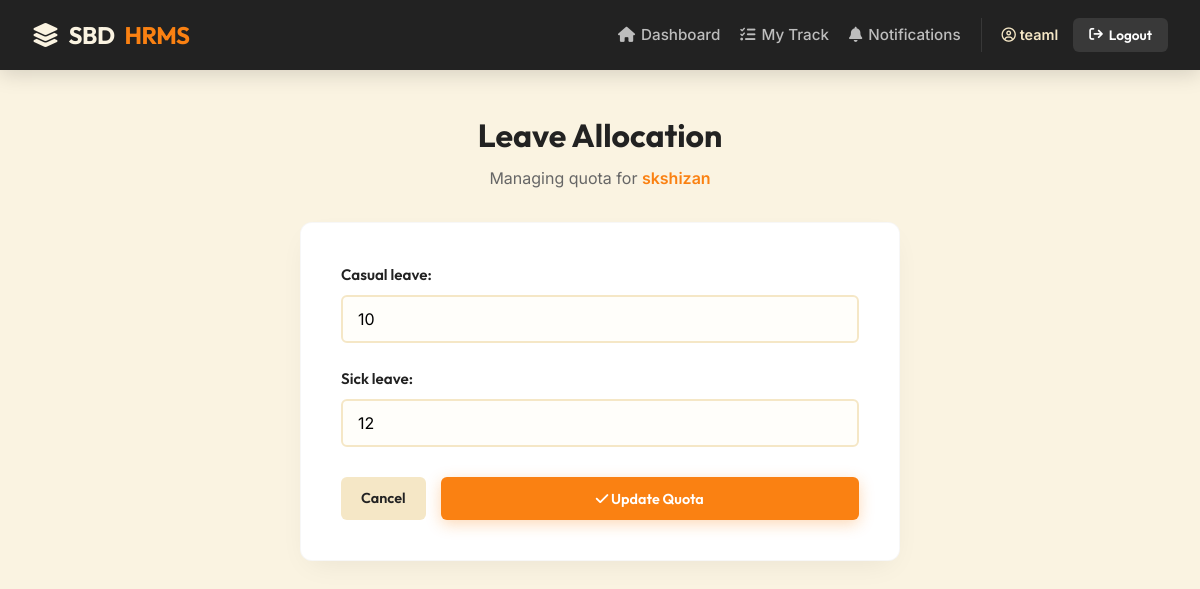
/manage-quota/2/ (signed in), run on the app's committed database.
### accounts/models.py (models this page shows, shortened)
class User(AbstractUser):
    SECTION_CHOICES = (
        ('Frontside', 'Frontside'),
        ('Backside', 'Backside'),
        ('Management', 'Management'),
    )
    ROLE_CHOICES = (
        ('Director', 'Director'),
        ('Manager', 'Manager'),
        ('TL', 'Team Leader'),
        ('Employee', 'Employee'),
        ('HR', 'HR'),
    )
    company = models.ForeignKey(Company, on_delete=models.CASCADE, null=True, blank=True)
    team = models.ForeignKey(Team, on_delete=models.SET_NULL, null=True, blank=True, related_name='members')
    section = models.CharField(max_length=20, choices=SECTION_CHOICES, null=True, blank=True)
    role = models.CharField(max_length=20, choices=ROLE_CHOICES, default='Employee')
    designation = models.CharField(max_length=100, null=True, blank=True)
    monthly_salary = models.DecimalField(max_digits=10, decimal_places=2, default=0.00)
    esi_percentage = models.DecimalField(max_digits=5, decimal_places=2, default=0.75, help_text="Percentage (e.g., 0.75)")
    professional_tax = models.DecimalField(max_digits=10, decimal_places=2, default=0.00, help_text="Fixed Amount (e.g., 120)")
    otp = models.CharField(max_length=6, null=True, blank=True)
    is_approved = models.BooleanField(default=False)
    reports_to = models.ForeignKey('self', on_delete=models.SET_NULL, null=True, blank=True, related_name='subordinates')

### dashboard/models.py (models this page shows, shortened)
class LeaveBalance(models.Model):
    user = models.OneToOneField(User, on_delete=models.CASCADE, related_name='leave_balance')
    casual_leave = models.PositiveIntegerField(default=0)
    sick_leave = models.PositiveIntegerField(default=0)

### dashboard/views.py (the view)
# urls.py: path('manage-quota/<int:user_id>/', dash_views.manage_quota, name='manage_quota'),
@login_required
def manage_quota(request, user_id):
    employee = get_object_or_404(User, id=user_id)
    is_hr = (request.user.role == 'HR')
    is_manager = (employee.reports_to == request.user)
    if not (is_hr or is_manager):
        messages.error(request, "Access Denied. You can only manage quota for your direct reports.")
        return redirect('dashboard')
    balance, created = LeaveBalance.objects.get_or_create(user=employee)
    if request.method == 'POST':
        form = LeaveAllocationForm(request.POST, instance=balance)
        if form.is_valid():
            form.save()
            messages.success(request, f"Leave quota updated for {employee.username}")
            if is_hr:
                return redirect('hr_dashboard')
            else:
                return redirect('dashboard') # Managers go back to employee dashboard
    else:
        form = LeaveAllocationForm(instance=balance)
    return render(request, 'dashboard/manage_quota.html', {'form': form, 'employee': employee})

### dashboard/forms.py
class LeaveAllocationForm(forms.ModelForm):
    class Meta:
        model = LeaveBalance
        fields = ['casual_leave', 'sick_leave']

### templates/dashboard/manage_quota.html (shortened to what this page needs)
{% extends 'base.html' %}
{% block content %}
<div class="allocation-wrapper">
    <div class="header-group">
        <h2>Leave Allocation</h2>
        <p class="subtitle">Managing quota for <span class="highlight-name">{{ employee.username }}</span></p>
    </div>
    <div class="card">
        <form method="post" class="allocation-form">
            {{ form.as_p }}
            <div class="form-actions">
                <a href="javascript:history.back()" class="btn" style="background: var(--c-beige); color: var(--c-charcoal);">
                    Cancel
                </a>
                <button type="submit" class="btn btn-primary btn-submit">
                    <i class="fa-solid fa-check"></i> Update Quota
                </button>
            </div>
        </form>
    </div>
</div>
{% endblock %}

### templates/base.html (shortened to what this page needs)
<!DOCTYPE html>
<html lang="en">
<head>
    <link rel="stylesheet" href="https://cdnjs.cloudflare.com/ajax/libs/font-awesome/6.4.0/css/all.min.css">
</head>
<body>
    <nav class="navbar">
        <div class="nav-container">
            <a href="{% url 'dashboard' %}" class="nav-brand">
                <i class="fa-solid fa-layer-group"></i> SBD<span>HRMS</span>
            </a>
            <div class="nav-links">
                {% if user.is_authenticated %}
                    <a href="{% url 'dashboard' %}" class="nav-link">
                        <i class="fa-solid fa-house"></i> Dashboard
                    </a>
                    <a href="{% url 'track_sheet' user.id %}" class="nav-link">
                        <i class="fa-solid fa-list-check"></i> My Track
                    </a>
                    <a href="{% url 'notifications_view' %}" class="nav-link">
                        <i class="fa-solid fa-bell"></i> Notifications
                    </a>
                    <div class="user-menu">
                        <span class="user-name">
                            <i class="fa-regular fa-circle-user"></i> {{ user.username }}
                        </span>
                        <form action="{% url 'logout' %}" method="post" style="display:inline;">
                            <button type="submit" class="btn btn-nav-logout">
                                <i class="fa-solid fa-arrow-right-from-bracket"></i> Logout
                            </button>
                        </form>
                    </div>
                {% else %}
                    <a href="{% url 'login' %}" class="nav-link">Login</a>
                    <a href="{% url 'signup' %}" class="nav-link">Employee Signup</a>
                {% endif %}
            </div>
        </div>
    </nav>
    <main class="main-container">
        {% block content %}{% endblock %}
    </main>
</body>
</html>

### templates/base.html (style rules this page uses)
:root { --c-cream: #FAF3E1; --c-beige: #F5E7C6; --c-orange: #FA8112; --c-charcoal: #222222; --c-orange-hover: #d66a0a; --c-text-light: #ffffff; --c-text-muted: #666666; --radius-md: 12px; --radius-sm: 6px; --shadow-card: 0 10px 30px -10px rgba(0,0,0,0.08); --nav-height: 70px; }
* { box-sizing: border-box; margin: 0; padding: 0; }
body { font-family: 'Inter', sans-serif; background-color: var(--c-cream); color: var(--c-charcoal); line-height: 1.6; min-height: 100vh; display: flex; flex-direction: column; }
a { text-decoration: none; transition: 0.2s ease; }
.navbar { background-color: var(--c-charcoal); height: var(--nav-height); display: flex; align-items: center; padding: 0 2rem; position: sticky; top: 0; z-index: 1000; box-shadow: 0 4px 20px rgba(0,0,0,0.15); }
.nav-container { width: 100%; max-width: 1200px; margin: 0 auto; display: flex; justify-content: space-between; align-items: center; }
.nav-brand { font-family: 'Outfit', sans-serif; font-weight: 700; font-size: 1.5rem; color: var(--c-cream); letter-spacing: -0.5px; display: flex; align-items: center; gap: 10px; }
.nav-brand span { color: var(--c-orange); }
.nav-links { display: flex; align-items: center; gap: 20px; }
.nav-link { color: rgba(255,255,255,0.7); font-weight: 500; font-size: 0.95rem; display: flex; align-items: center; gap: 6px; }
.user-menu { display: flex; align-items: center; gap: 15px; padding-left: 20px; border-left: 1px solid rgba(255,255,255,0.1); }
.user-name { color: var(--c-beige); font-size: 0.9rem; font-weight: 600; }
.btn { display: inline-block; padding: 10px 20px; border-radius: var(--radius-sm); font-weight: 600; font-family: 'Outfit', sans-serif; cursor: pointer; border: none; transition: all 0.2s ease; font-size: 0.9rem; }
.btn-primary { background-color: var(--c-orange); color: white; box-shadow: 0 4px 15px rgba(250, 129, 18, 0.3); }
.btn-nav-logout { background: rgba(255,255,255,0.1); color: white; padding: 8px 16px; font-size: 0.85rem; display: flex; align-items: center; gap: 6px; }
.main-container { width: 100%; max-width: 1000px; margin: 40px auto; padding: 0 20px; flex: 1; }
.card { background: white; border-radius: var(--radius-md); box-shadow: var(--shadow-card); padding: 2.5rem; border: 1px solid rgba(0,0,0,0.03); margin-bottom: 20px; }
label { display: block; margin-bottom: 8px; font-weight: 600; font-size: 0.9rem; color: var(--c-charcoal); }
input[type="text"], input[type="email"], input[type="password"], input[type="number"], input[type="date"], textarea, select { width: 100%; padding: 12px 15px; border: 2px solid var(--c-beige); border-radius: var(--radius-sm); font-size: 1rem; background: #FFFEFA; transition: border-color 0.2s; font-family: 'Inter', sans-serif; }

### data on the page
User: username "teaml"
User: username "skshizan"
LeaveBalance: casual_leave "10", sick_leave "12"
